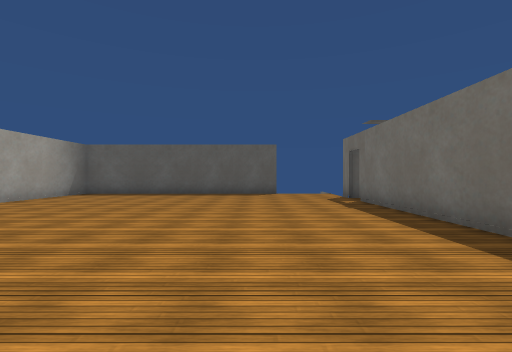
View 1 (above)

17 first-person views from a walk through a Unity game level. The camera is 1.3 m above the floor, looks level and sees 85° across. Doors are open. The floor is counted in squares, 2 m on a side. Each view is taken from the middle of a square. On the plan, view 1 faces up. The plan holds only what a view shows up to about 9 squares ahead; the rest is blank. Some surface patterns are stand-ins.

View 2
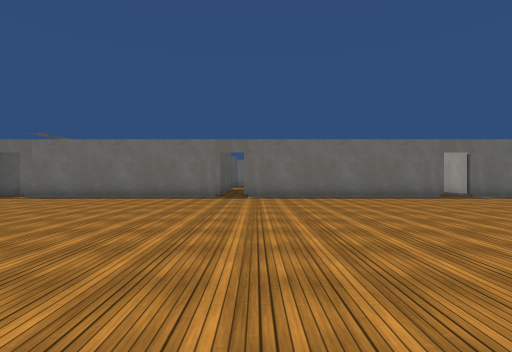

View 3
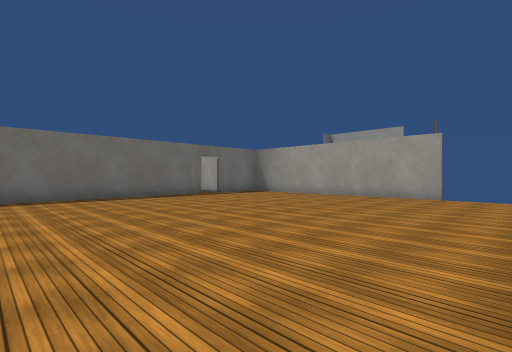

View 4
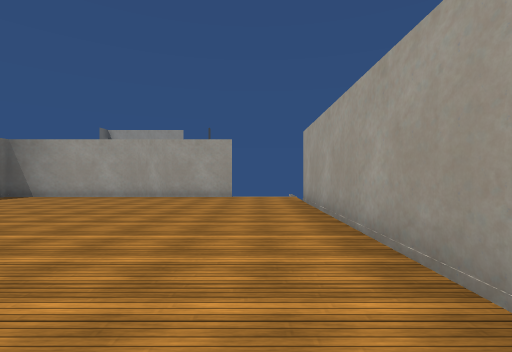

View 5
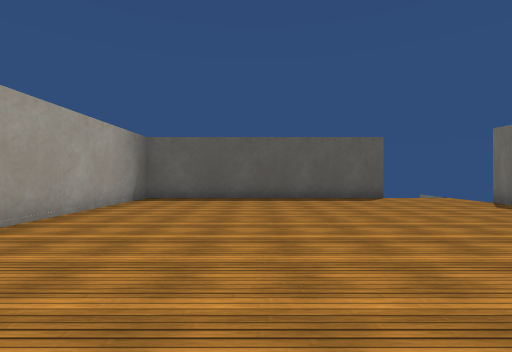

View 6
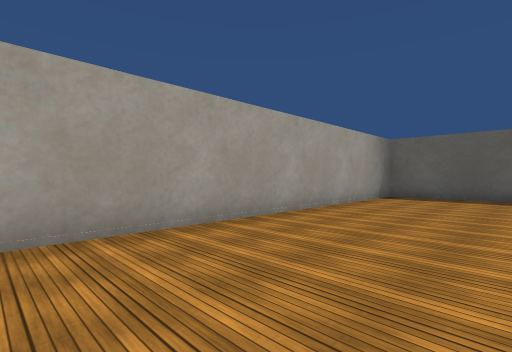

View 7
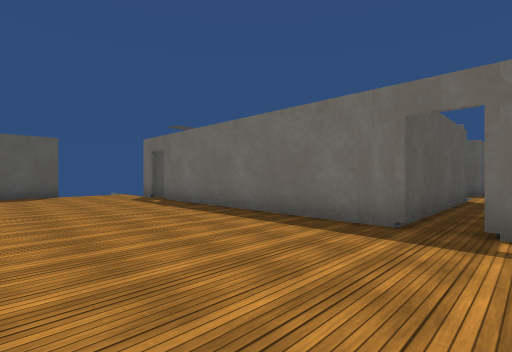

View 8
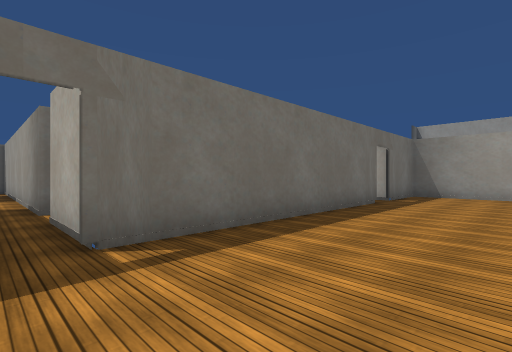

View 9
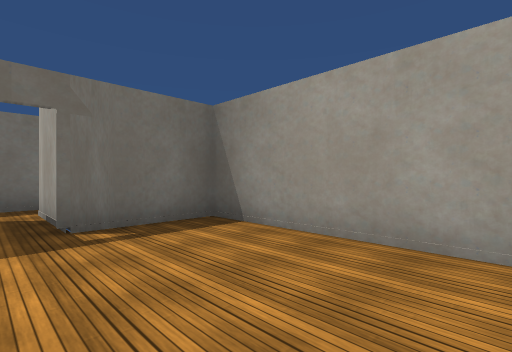

View 10
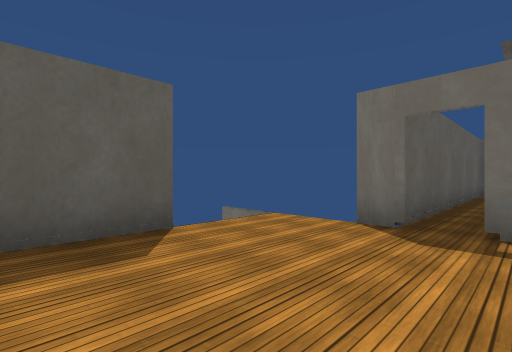

View 11
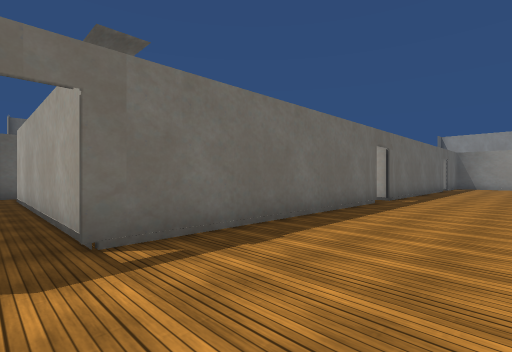

View 12
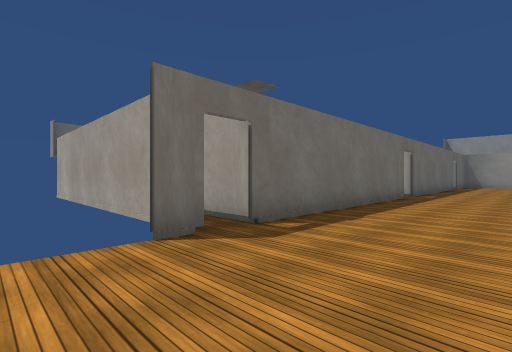

View 13
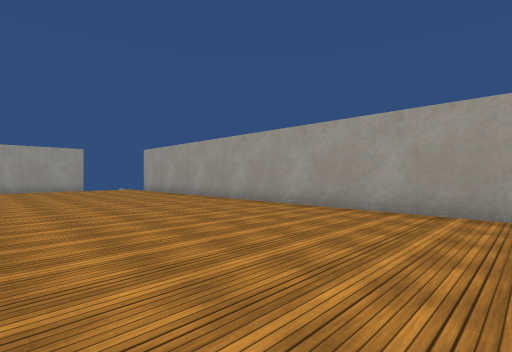

View 14
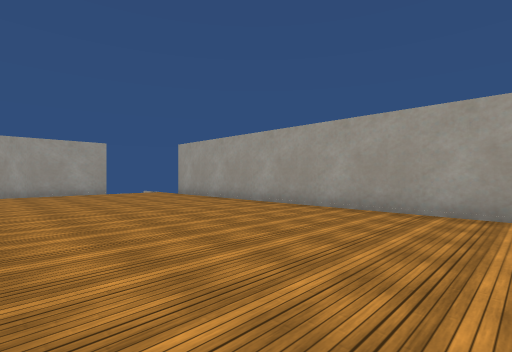

View 15
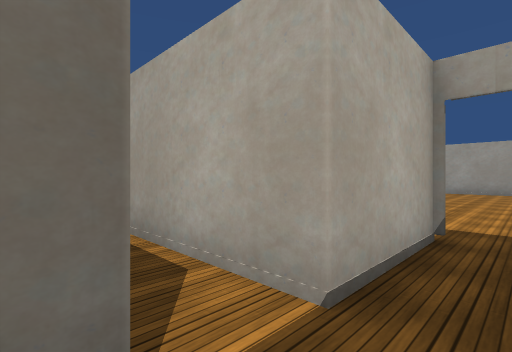

View 16
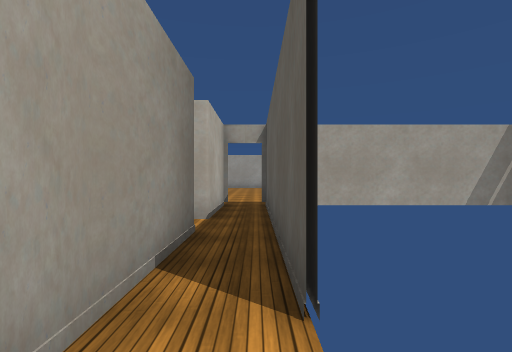

View 17
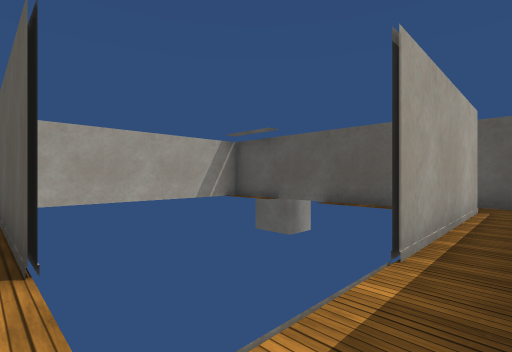

### Floor plan
Points are (right, up) in squares from view 1. A wall is a line through its corners. A room is listed if a view was taken in it or the views show most of it. See-through windows are left out.
Room 1 (views 1, 2, 3, 4, 5, 6, 7, 8, 9, 10, 11, 12, 13, 14)
walls: (2.7, 1.2) (2.7, 7.3); (2.7, -5.9) (2.7, 0.3); (2.7, 8.2) (2.7, 8.7); (0.9, 10.2) (-6.2, 10.2) (-6.2, -6.9); (-4.2, -8.7) (2.7, -8.7) (2.7, -6.7)
ways out: open door at (3, 0.5) to room 2; open door at (3, 7.5) to room 4; open door at (3, -6.5); gap at (-4, -9)
Room 2 (views 15, 16)
walls: (5.6, 0.3) (9.6, 0.3); (7.8, 1.2) (2.7, 1.2); (2.7, 0.3) (4.8, 0.3)
ways out: open door at (3, 0.5) to room 1; opening at (9, 1) to room 3; opening at (5, 0)
Room 3 (view 17)
walls: (9.6, 0.3) (11.8, 0.3); (9.3, 7.3) (9.3, 3.2)
ways out: opening at (9, 1) to room 2; opening at (10, 7) to room 4
Room 4 (no view inside)
walls: (10.2, 7.1) (10.2, 8.2) (2.7, 8.2); (2.7, 7.3) (9.3, 7.3)
ways out: open door at (3, 7.5) to room 1; opening at (10, 7) to room 3

Where each view was taken, in squares from view 1:
view 1: 0 up, 0 right, facing up
view 2: 0 up, 6 left, facing right
view 3: 0 up, 6 left, facing down-right
view 4: 0 up, 5 left, facing down
view 5: 2 up, 3 left, facing up
view 6: 1 up, 3 left, facing up-left
view 7: 0 up, 1 left, facing up-right
view 8: 1 up, 0 right, facing down-right
view 9: 6 down, 1 left, facing down-right
view 10: 7 up, 1 left, facing up-right
view 11: 8 up, 0 right, facing down-right
view 12: 10 up, 0 right, facing down-right
view 13: 5 up, 1 left, facing down-left
view 14: 2 up, 1 left, facing down-left
view 15: 1 up, 6 right, facing down-left
view 16: 1 up, 9 right, facing left
view 17: 1 up, 10 right, facing up-left
